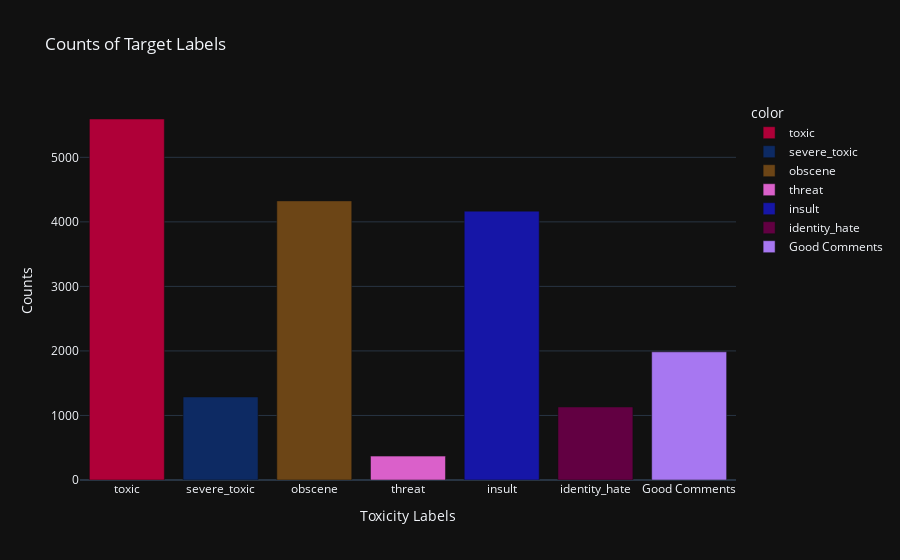

The code cell stored with this chart in its notebook:
### Code cell
# คำนวณจำนวน sample สำหรับแต่ละ label
value_counts = data[target_labels].sum()

# เพิ่มการนับสำหรับหมวดหมู่ "คอมเม้นต์ดี" (ที่ทุกป้ายกำกับเป้าหมายเป็น 0)
value_counts['Good Comments'] = len(data[(data[target_labels] == 0).all(axis=1)])

# พลอตกราฟ
fig = px.bar(x= value_counts.index,
            y= value_counts.values,
            color=value_counts.index,
            color_discrete_sequence =  px.colors.qualitative.Dark24_r,
            title='<b>Counts of Target Labels')

fig.update_layout(title='Counts of Target Labels',
                  xaxis_title='Toxicity Labels',
                  yaxis_title='Counts',
                  template='plotly_dark')

# แสดงกราฟ
fig.show()

### Figure 1 — Plotly figure (JSON) as saved in the notebook; plotly's stock layout.template omitted (floating-point values rounded to 4 significant figures)
{"data": [{"alignmentgroup": "True", "hovertemplate": "color=toxic<br>x=%{x}<br>y=%{y}<extra></extra>", "legendgroup": "toxic", "marker": {"color": "#AF0038", "pattern": {"shape": ""}}, "name": "toxic", "offsetgroup": "toxic", "orientation": "v", "showlegend": true, "textposition": "auto", "type": "bar", "x": ["toxic"], "xaxis": "x", "y": [5594], "yaxis": "y"}, {"alignmentgroup": "True", "hovertemplate": "color=severe_toxic<br>x=%{x}<br>y=%{y}<extra></extra>", "legendgroup": "severe_toxic", "marker": {"color": "#0D2A63", "pattern": {"shape": ""}}, "name": "severe_toxic", "offsetgroup": "severe_toxic", "orientation": "v", "showlegend": true, "textposition": "auto", "type": "bar", "x": ["severe_toxic"], "xaxis": "x", "y": [1287], "yaxis": "y"}, {"alignmentgroup": "True", "hovertemplate": "color=obscene<br>x=%{x}<br>y=%{y}<extra></extra>", "legendgroup": "obscene", "marker": {"color": "#6C4516", "pattern": {"shape": ""}}, "name": "obscene", "offsetgroup": "obscene", "orientation": "v", "showlegend": true, "textposition": "auto", "type": "bar", "x": ["obscene"], "xaxis": "x", "y": [4325], "yaxis": "y"}, {"alignmentgroup": "True", "hovertemplate": "color=threat<br>x=%{x}<br>y=%{y}<extra></extra>", "legendgroup": "threat", "marker": {"color": "#DA60CA", "pattern": {"shape": ""}}, "name": "threat", "offsetgroup": "threat", "orientation": "v", "showlegend": true, "textposition": "auto", "type": "bar", "x": ["threat"], "xaxis": "x", "y": [370], "yaxis": "y"}, {"alignmentgroup": "True", "hovertemplate": "color=insult<br>x=%{x}<br>y=%{y}<extra></extra>", "legendgroup": "insult", "marker": {"color": "#1616A7", "pattern": {"shape": ""}}, "name": "insult", "offsetgroup": "insult", "orientation": "v", "showlegend": true, "textposition": "auto", "type": "bar", "x": ["insult"], "xaxis": "x", "y": [4166], "yaxis": "y"}, {"alignmentgroup": "True", "hovertemplate": "color=identity_hate<br>x=%{x}<br>y=%{y}<extra></extra>", "legendgroup": "identity_hate", "marker": {"color": "#620042", "pattern": {"shape": ""}}, "name": "identity_hate", "offsetgroup": "identity_hate", "orientation": "v", "showlegend": true, "textposition": "auto", "type": "bar", "x": ["identity_hate"], "xaxis": "x", "y": [1131], "yaxis": "y"}, {"alignmentgroup": "True", "hovertemplate": "color=Good Comments<br>x=%{x}<br>y=%{y}<extra></extra>", "legendgroup": "Good Comments", "marker": {"color": "#A777F1", "pattern": {"shape": ""}}, "name": "Good Comments", "offsetgroup": "Good Comments", "orientation": "v", "showlegend": true, "textposition": "auto", "type": "bar", "x": ["Good Comments"], "xaxis": "x", "y": [1986], "yaxis": "y"}], "layout": {"barmode": "relative", "legend": {"title": {"text": "color"}, "tracegroupgap": 0}, "title": {"text": "Counts of Target Labels"}, "xaxis": {"anchor": "y", "domain": [0, 1], "title": {"text": "Toxicity Labels"}}, "yaxis": {"anchor": "x", "domain": [0, 1], "title": {"text": "Counts"}}}}
